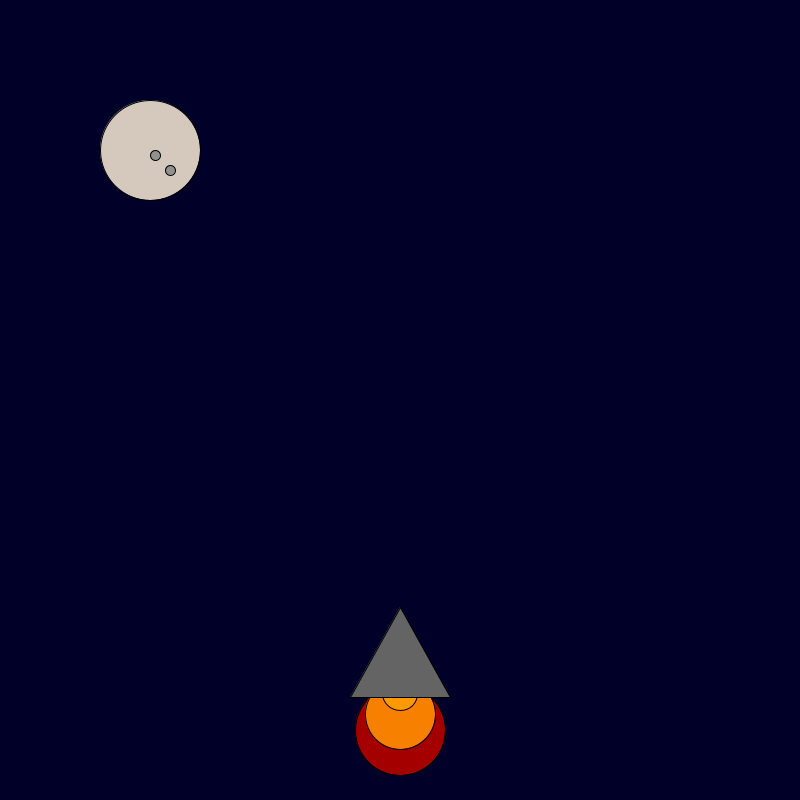
Frame 1 (no input)
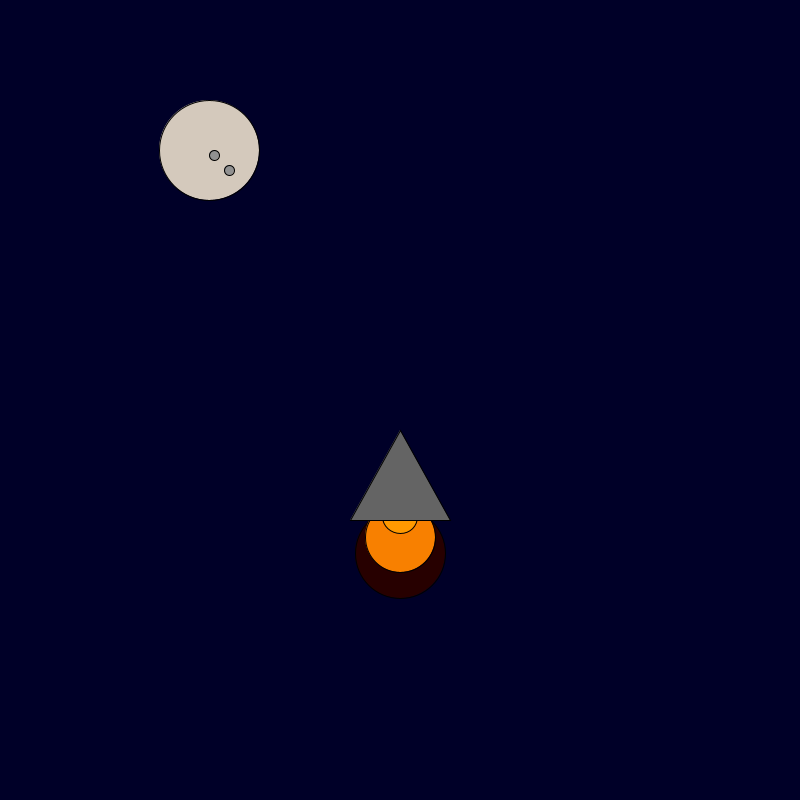
Frame 60 (the mouse pressed at the canvas centre just before this capture)
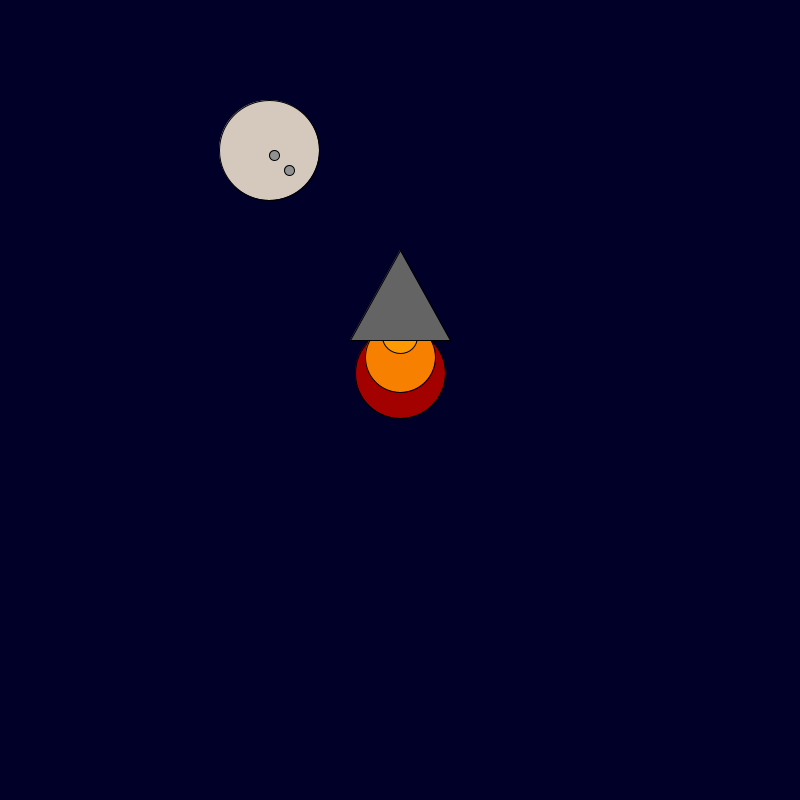
Frame 120 (the mouse held since frame 60 and released just before this capture)

The Processing sketch that drew these frames (run headless with seeded random() and noise(); from frame 60 on, the mouse is pressed at the canvas centre):

// Processing sketch: rocket
// ── rocket.pde
int x = 400; 
int y = 600; 
int moonXPosition= 150;
int crater1XPosition= 170;
int crater2XPosition= 155;
void setup() {

    background(0, 0, 40); size(800, 800);

}

void draw() {
 background(0, 0, 40);
    fill(random(255), 0, 0);
    ellipse(x, y-- + 130, 90, 90);
    fill(248, 128, 0);
    ellipse(x, y-- + 115, 70, 70);
    fill(255, 153, 0);
    ellipse(x, y-- + 95, 35, 35);
    fill(100, 100, 100);
    triangle(x, y+ 10, x + 50, y + 100, x - 50, y + 100);
    fill(212,201,188);
    ellipse(moonXPosition++,150,100,100);
    fill(145,145,145);
    ellipse(crater1XPosition++,170,10,10);
    ellipse(crater2XPosition++,155,10,10);
    
    
}
